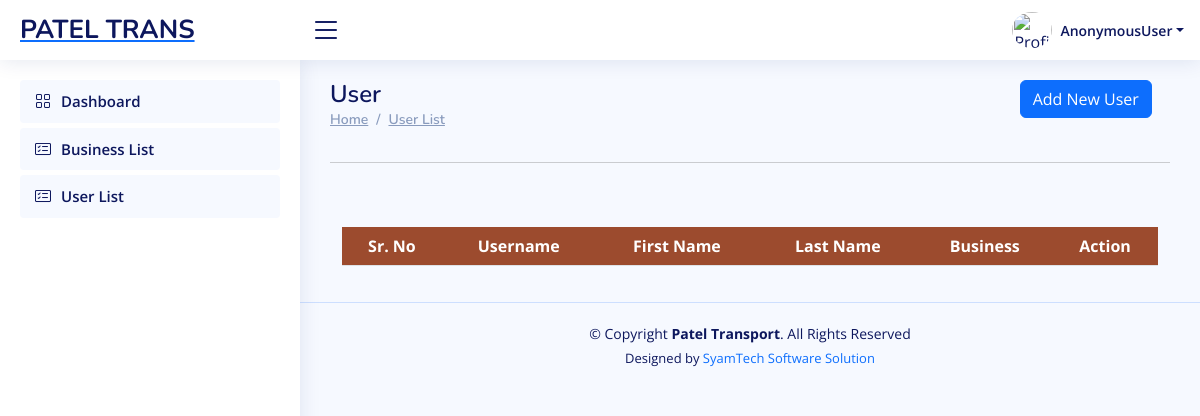
Page /developer/user_list/ on the earlier database version.
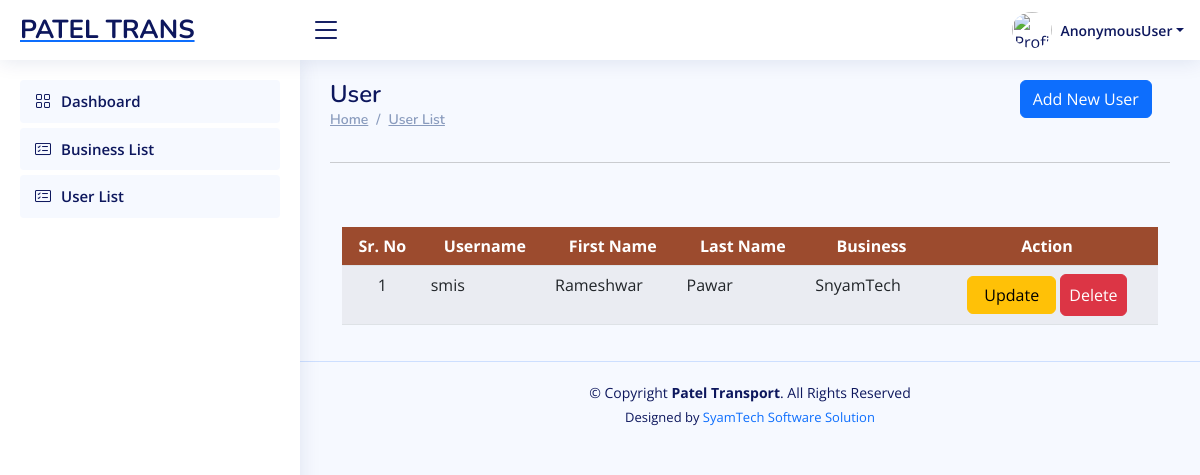
Same page on the later database version.
### Developer/models.py (models this page shows)
class CustomUser(AbstractUser):
    business = models.ForeignKey(Business, on_delete=models.CASCADE, null=True, blank=True)
    is_business=models.BooleanField(default=True)

class Business(models.Model):
    business_name = models.CharField(max_length=100)
    business_label = models.CharField(max_length=15)
    mobile_number = models.CharField(max_length=15)
    alternate_mobile_number = models.CharField(max_length=15, null=True, blank=True)
    address = models.TextField(null=True, blank=True)
    email = models.EmailField(unique=True, null=True, blank=True)
    business_number=models.CharField(max_length=50, null=True, blank=True)
    created_at = models.DateTimeField(auto_now_add=True)
    updated_at = models.DateTimeField(auto_now=True)
    def __str__(self):
        return self.business_name

### Developer/views.py (the view)
# urls.py: path('user_list/', user_list, name='developer_user_list'),
def user_list(request):
    form=CustomUserForm()
    rec=CustomUser.objects.select_related('business').order_by('-id')
    return render(request, 'developer_user_list.html',{'form':form,'rec':rec} )

### Developer/templates/developer_user_list.html (shortened to what this page needs)
{% extends "developer_base.html" %}
{% load crispy_forms_tags %}
{% block content %}
<main id="main" class="main">
    <div class="row">
        <div class="col-sm-6">
            <div class="pagetitle">
                <h1>User</h1>
                <nav>
                    <ol class="breadcrumb">
                        <li class="breadcrumb-item"><a href="#">Home</a></li>
                        <li class="breadcrumb-item"><a href="#">User List </a></li>
                    </ol>
                </nav>
            </div>
        </div>
        <div class="col-sm-6">
            <div class="container" style="max-width:97%;">
                <div class="text-lg-end text-start">
                    <a href="#" class="btn btn-primary" data-toggle="modal"
                        data-target="#model_create"> Add New User</a>
                </div>
            </div>
        </div>
    </div>
    <section class="section dashboard">
<hr>
        <div class="container">
            <div class="row justify-content-center align-items-center">
                <div class="col-sm-12"> <br><br>
                    <div class="row">
                        <div class="container" style=" overflow:scroll;">
                            <table id="driver_table" class="table table-striped "
                                style="overflow:scroll; width:100%;min-width: max-content;">
                                <thead>
                                    <tr style="background:#9c4b2e;">
                                        <th scope="col" class="text-center text-white">Sr. No</th>
                                        <th scope="col" class="text-center text-white">Username</th>
                                        <th scope="col" class="text-center text-white">First Name</th>
                                        <th scope="col" class="text-center text-white">Last Name</th>
                                        <th scope="col" class="text-center text-white">Business</th>
                                        <th scope="col" class="text-center text-white">Action</th>
                                    </tr>
                                </thead>
                                <tbody>
                                    {% if rec %}
                                    {% for r in rec %}
                                    <tr>
                                        <td class="text-center">{{ forloop.counter }}</td>
                                        <td class="text-left">{{ r.username|default_if_none:"----"}} </td>
                                        <td class="text-left">{{ r.first_name|default_if_none:"----" }} </td>
                                        <td class="text-left">{{  r.last_name|default_if_none:"----" }}</td>
                                        <td class="text-left">{{  r.business.business_name|default_if_none:"----" }}</td>
                                        <td>
                                            <center>
                                                <a href="javascript:void(0);" data-url="{% url "developer_update_user" r.id %}" class="btn btn-warning    px-3" onclick="mini_window_2(this)">Update</a>
                                                <a href="{% url 'developer_delete_user' r.id %}" class="btn btn-danger px-2 py-2" onclick="confirmDelete(this); return false;">Delete</a>
                                            </center>
                                        </td>
                                    </tr>
                                    {% endfor %}
                                    {% endif %}
                                </tbody>
                            </table>
                        </div>
                    </div>
                </div>
            </div>
        </div>
</main>
{% endblock content %}

Differences in the rows shown:
added CustomUser: username "smis", first_name "Rameshwar", last_name "Pawar", business.business_name "SnyamTech"
